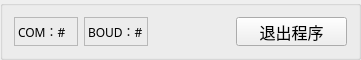
   <widget class="QGroupBox" name="bottomGB">
    <property name="enabled">
     <bool>true</bool>
    </property>
    <property name="geometry">
     <rect>
      <x>710</x>
      <y>530</y>
      <width>361</width>
      <height>51</height>
     </rect>
    </property>
    <property name="maximumSize">
     <size>
      <width>476</width>
      <height>51</height>
     </size>
    </property>
    <property name="layoutDirection">
     <enum>Qt::LeftToRight</enum>
    </property>
    <property name="title">
     <string/>
    </property>
    <property name="alignment">
     <set>Qt::AlignRight|Qt::AlignTrailing|Qt::AlignVCenter</set>
    </property>
    <layout class="QHBoxLayout" name="bottomLayout">
     <item>
      <widget class="QLabel" name="comLabel">
       <property name="minimumSize">
        <size>
         <width>64</width>
         <height>29</height>
        </size>
       </property>
       <property name="maximumSize">
        <size>
         <width>64</width>
         <height>29</height>
        </size>
       </property>
       <property name="baseSize">
        <size>
         <width>64</width>
         <height>0</height>
        </size>
       </property>
       <property name="font">
        <font>
         <family>微软雅黑</family>
        </font>
       </property>
       <property name="frameShape">
        <enum>QFrame::StyledPanel</enum>
       </property>
       <property name="frameShadow">
        <enum>QFrame::Sunken</enum>
       </property>
       <property name="text">
        <string>COM：#</string>
       </property>
      </widget>
     </item>
     <item>
      <widget class="QLabel" name="baudLabel">
       <property name="minimumSize">
        <size>
         <width>64</width>
         <height>29</height>
        </size>
       </property>
       <property name="maximumSize">
        <size>
         <width>64</width>
         <height>29</height>
        </size>
       </property>
       <property name="font">
        <font>
         <family>微软雅黑</family>
         <pointsize>9</pointsize>
         <weight>50</weight>
         <bold>false</bold>
        </font>
       </property>
       <property name="frameShape">
        <enum>QFrame::StyledPanel</enum>
       </property>
       <property name="frameShadow">
        <enum>QFrame::Sunken</enum>
       </property>
       <property name="text">
        <string>BOUD：#</string>
       </property>
       <property name="textFormat">
        <enum>Qt::PlainText</enum>
       </property>
      </widget>
     </item>
     <item>
      <spacer name="spacer">
       <property name="orientation">
        <enum>Qt::Horizontal</enum>
       </property>
       <property name="sizeHint" stdset="0">
        <size>
         <width>40</width>
         <height>20</height>
        </size>
       </property>
      </spacer>
     </item>
     <item>
      <widget class="QPushButton" name="exitButton">
       <property name="minimumSize">
        <size>
         <width>111</width>
         <height>29</height>
        </size>
       </property>
       <property name="maximumSize">
        <size>
         <width>111</width>
         <height>29</height>
        </size>
       </property>
       <property name="font">
        <font>
         <family>微软雅黑</family>
         <pointsize>12</pointsize>
        </font>
       </property>
       <property name="statusTip">
        <string>Exit the application</string>
       </property>
       <property name="text">
        <string>退出程序</string>
       </property>
       <property name="icon">
        <iconset>
         <normaloff>images/exit.png</normaloff>images/exit.png</iconset>
       </property>
      </widget>
     </item>
    </layout>
   </widget>
